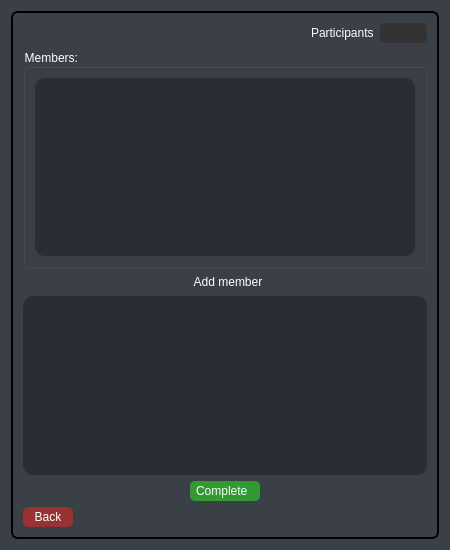
<?xml version="1.0" encoding="UTF-8"?>
<ui version="4.0">
 <class>groupInfo</class>
 <widget class="QDialog" name="groupInfo">
  <property name="geometry">
   <rect>
    <x>0</x>
    <y>0</y>
    <width>450</width>
    <height>550</height>
   </rect>
  </property>
  <property name="minimumSize">
   <size>
    <width>450</width>
    <height>550</height>
   </size>
  </property>
  <property name="maximumSize">
   <size>
    <width>450</width>
    <height>550</height>
   </size>
  </property>
  <property name="windowTitle">
   <string>Dialog</string>
  </property>
  <property name="styleSheet">
   <string notr="true">background-color: rgb(59, 63, 70);</string>
  </property>
  <layout class="QGridLayout" name="gridLayout">
   <item row="0" column="0">
    <widget class="QStackedWidget" name="winstack">
     <property name="styleSheet">
      <string notr="true">QStackedWidget#winstack {
Padding: 1px;
Border-radius: 7px;
Color: #fefefe;
background-color: rgb(59, 63, 70);
border-style: solid;
 border-width: 2px;
}

QStackedWidget#winstack:hover {
background-color: rgb(42, 46, 52);
border-style: solid;
 border-width: 2px;
color: rgb(241, 182, 88);
	border-color: rgb(45, 135, 135);
}</string>
     </property>
     <widget class="QWidget" name="page">
      <layout class="QVBoxLayout" name="verticalLayout">
       <item>
        <layout class="QHBoxLayout" name="horizontalLayout_3">
         <item>
          <spacer name="horizontalSpacer_3">
           <property name="orientation">
            <enum>Qt::Horizontal</enum>
           </property>
           <property name="sizeHint" stdset="0">
            <size>
             <width>40</width>
             <height>20</height>
            </size>
           </property>
          </spacer>
         </item>
         <item>
          <widget class="QLabel" name="participants">
           <property name="styleSheet">
            <string notr="true">color: #fefefe;</string>
           </property>
           <property name="text">
            <string>Participants</string>
           </property>
          </widget>
         </item>
         <item>
          <widget class="QLabel" name="paticipantscount">
           <property name="styleSheet">
            <string notr="true">QLabel#paticipantscount {
padding-left: 20px;
padding-right: 20px;
border-radius: 5px;
background: #333;
	color: rgb(241, 182, 88);
}

QLabel#paticipantscount:hover {
	background-color: rgb(42, 46, 52);
border-style: solid;
 border-width: 1px;
	border-color: rgb(245, 179, 1);
	color: rgb(241, 182, 88);
}</string>
           </property>
           <property name="text">
            <string/>
           </property>
          </widget>
         </item>
        </layout>
       </item>
       <item>
        <widget class="QGroupBox" name="groupBox">
         <property name="styleSheet">
          <string notr="true">color: #fefefe;</string>
         </property>
         <property name="title">
          <string>Members: </string>
         </property>
         <layout class="QHBoxLayout" name="horizontalLayout_2">
          <item>
           <widget class="QListWidget" name="memberslistwidget">
            <property name="styleSheet">
             <string notr="true">QListWidget#memberslistwidget {
color: white;
border-radius: 10px;
	background-color: rgb(42, 46, 52);
padding-left: 10px;
}
QListWidget#memberslistwidget:hover {
	background-color: rgb(42, 46, 52);
border-style: solid;
	border-color: rgb(36, 108, 108);
 border-width: 1px;
	color: rgb(25, 69, 105);
}</string>
            </property>
           </widget>
          </item>
         </layout>
        </widget>
       </item>
       <item>
        <widget class="QPushButton" name="addmemberbtn">
         <property name="styleSheet">
          <string notr="true">QPushButton#addmemberbtn {
Padding: 1px;
Border-radius: 5px;
	background-color: rgb(59, 63, 70);
	font: 700 12pt &quot;Segoe UI&quot;;
Color: #fefefe;
}

QPushButton#addmemberbtn:hover {
	background-color: rgb(42, 46, 52);
border-style: solid;
 border-width: 1px;
	color: rgb(241, 182, 88);
}

QPushButton#addmemberbtn:pressed {
border-style: solid;
border-width: 1px;
	background-color: rgb(25, 69, 105);
	color: rgb(85, 255, 255);
}</string>
         </property>
         <property name="text">
          <string>  Add member</string>
         </property>
         <property name="icon">
          <iconset resource="elements.qrc">
           <normaloff>:/img/img/icons8-add-64.png</normaloff>:/img/img/icons8-add-64.png</iconset>
         </property>
        </widget>
       </item>
       <item>
        <widget class="QListWidget" name="userslistwidget">
         <property name="styleSheet">
          <string notr="true">QListWidget#userslistwidget {
color: white;
border-radius: 10px;
	background-color: rgb(42, 46, 52);
padding-left: 10px;
}
QListWidget#userslistwidget:hover {
	border-color: rgb(25, 69, 105);
border-style: solid;
	background-color: rgb(42, 46, 52);
 border-width: 2px;
	color: rgb(25, 69, 105);
}</string>
         </property>
        </widget>
       </item>
       <item>
        <layout class="QHBoxLayout" name="horizontalLayout">
         <item>
          <spacer name="horizontalSpacer_2">
           <property name="orientation">
            <enum>Qt::Horizontal</enum>
           </property>
           <property name="sizeHint" stdset="0">
            <size>
             <width>40</width>
             <height>20</height>
            </size>
           </property>
          </spacer>
         </item>
         <item>
          <widget class="QPushButton" name="completebtn">
           <property name="minimumSize">
            <size>
             <width>70</width>
             <height>15</height>
            </size>
           </property>
           <property name="maximumSize">
            <size>
             <width>90</width>
             <height>20</height>
            </size>
           </property>
           <property name="layoutDirection">
            <enum>Qt::RightToLeft</enum>
           </property>
           <property name="styleSheet">
            <string notr="true">
QPushButton#completebtn{
color: white;
border-radius: 5px;
Background: #393;
color: #fefefe;
}

QPushButton#completebtn:hover {
	background-color: rgb(42, 46, 52);
border-style: solid;
 border-width: 1px;
	color: rgb(241, 182, 88);
}

QPushButton#completebtn:pressed {
border-style: solid;
border-width: 1px;
	background-color: rgb(25, 69, 105);
	color: rgb(85, 255, 255);
}</string>
           </property>
           <property name="text">
            <string>Complete  </string>
           </property>
           <property name="icon">
            <iconset resource="elements.qrc">
             <normaloff>:/img/img/icons8-complete-64.png</normaloff>:/img/img/icons8-complete-64.png</iconset>
           </property>
           <property name="iconSize">
            <size>
             <width>25</width>
             <height>20</height>
            </size>
           </property>
          </widget>
         </item>
         <item>
          <spacer name="horizontalSpacer">
           <property name="orientation">
            <enum>Qt::Horizontal</enum>
           </property>
           <property name="sizeHint" stdset="0">
            <size>
             <width>40</width>
             <height>20</height>
            </size>
           </property>
          </spacer>
         </item>
        </layout>
       </item>
       <item>
        <widget class="QPushButton" name="backtohomepage">
         <property name="minimumSize">
          <size>
           <width>50</width>
           <height>20</height>
          </size>
         </property>
         <property name="maximumSize">
          <size>
           <width>30</width>
           <height>16777215</height>
          </size>
         </property>
         <property name="toolTip">
          <string>&lt;html&gt;&lt;head/&gt;&lt;body&gt;&lt;p&gt;Back to homepage&lt;/p&gt;&lt;/body&gt;&lt;/html&gt;</string>
         </property>
         <property name="styleSheet">
          <string notr="true">QPushButton#backtohomepage {
color: white;
border-radius: 5px;
Background: #933;
color: #fefefe;
}

QPushButton#backtohomepage:hover {
	background-color: rgb(42, 46, 52);
border-style: solid;
 border-width: 1px;
	color: rgb(241, 182, 88);
}

QPushButton#backtohomepage:pressed {
border-style: solid;
border-width: 1px;
	background-color: rgb(25, 69, 105);
	color: rgb(85, 255, 255);
}</string>
         </property>
         <property name="text">
          <string>Back</string>
         </property>
         <property name="icon">
          <iconset resource="elements.qrc">
           <normaloff>:/img/img/icons8-back-48.png</normaloff>:/img/img/icons8-back-48.png</iconset>
         </property>
        </widget>
       </item>
      </layout>
     </widget>
     <widget class="QWidget" name="page_2"/>
    </widget>
   </item>
  </layout>
 </widget>
 <resources>
  <include location="elements.qrc"/>
 </resources>
 <connections/>
</ui>
